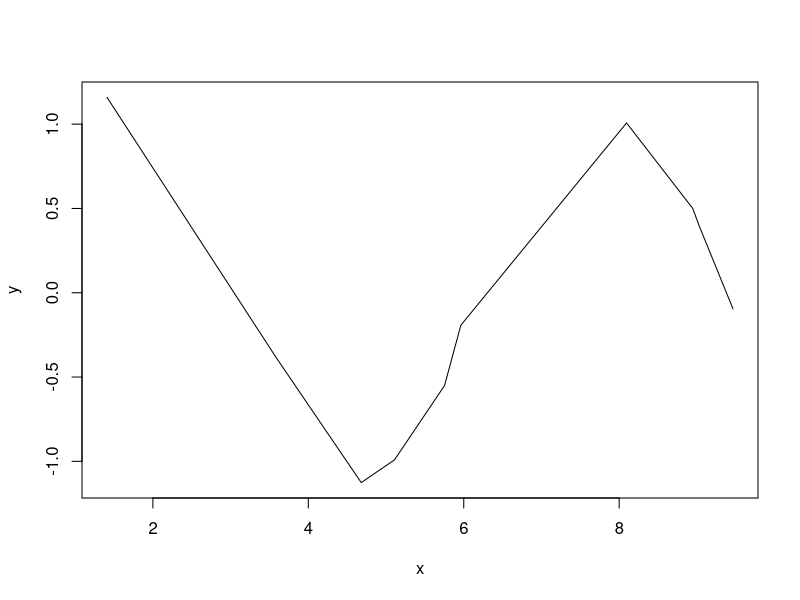

Generate this figure with R: (Note: this script raises an error after producing the figure.)
## ---- chunk 1
set.seed(123)
x <- sort(runif(10, 1, 10))
y <- sin(x) + rnorm(10, 0, 0.1)
plot(x, y, type = "l")
## ---- chunk 2
h <- diff(x)
## ---- chunk 3
n <- length(x)
W <- matrix(0, n-2, n-2)
## 二回ループを回した方が早いけどとりあえず
for (i in 1:(n-2)) {
  for (j in 1:(n-2)) {
    if(i == j) {
      W[i, j] <- (h[i] + h[i+1])/3
    } else if((i-j) == 1) {
      W[i, j] <- W[j, i] <- h[i]/6
    } else {
      W[i, j] <- 0
    }
  }
}
## ---- chunk 4
delta <- matrix(0, n-2, n)
for (i in 1:(n-2)) {
  for (j in 1:n) {
    if (i == j) {
      delta[i, j] <- 1/h[i]
    } else if(j == (i+1)) {
      delta[i, j] <- -1/h1[i] -1/h[i+1]
    } else if(j == (i+2)) {
      delta[i, j] <- -1/h[i+1]
    } else {
      delta[i, j] <- 0
    }
  }
}
## ---- chunk 5
A <- t(delta) %*% solve(W) %*% delta
## ---- chunk 6
lambda <- 0.5
m <- solve(diag(n) + lambda * A) %*% y
## ---- chunk 7
plot(x, y, ylim = c(-1.2, 1.2), type = "l", col = 1)
par(new = T)
cnt <- 0
for (i in seq(0, 1, 0.05)){
  cnt <- cnt + 1
  lambda <- i
  m <- solve(diag(n) + i * A) %*% y
  if(cnt == 1) {
    plot(x, m, ylim = c(-1.2, 1.2), type = "l", col = i*10, ylab = "")
    par(new = T)
  } else {
    plot(x, m, ylim = c(-1.2, 1.2), type = "l", col = i*10, axes = F, xlab = "",
         ylab = "")
    par(new = T)
  }
}

## ---- chunk 8
plot(x, y, ylim = c(-1.2, 1.2), type = "l", col = 1)
par(new = T)
cnt <- 0
for (i in seq(1.2, 3, 0.1)) {
  cnt <- cnt + 1
  tmp_ss <- smooth.spline(x, y, df = i)
  if(cnt == 1) {
    plot(tmp_ss$x, tmp_ss$y, ylim = c(-1.2, 1.2), type = "l", col = i)
    par(new = T)
  } else {
    plot(tmp_ss$x, tmp_ss$y, ylim = c(-1.2, 1.2), type = "l", col = i, 
         axes = F, xlab = "", ylab = "")
    par(new = T)
  }
}
